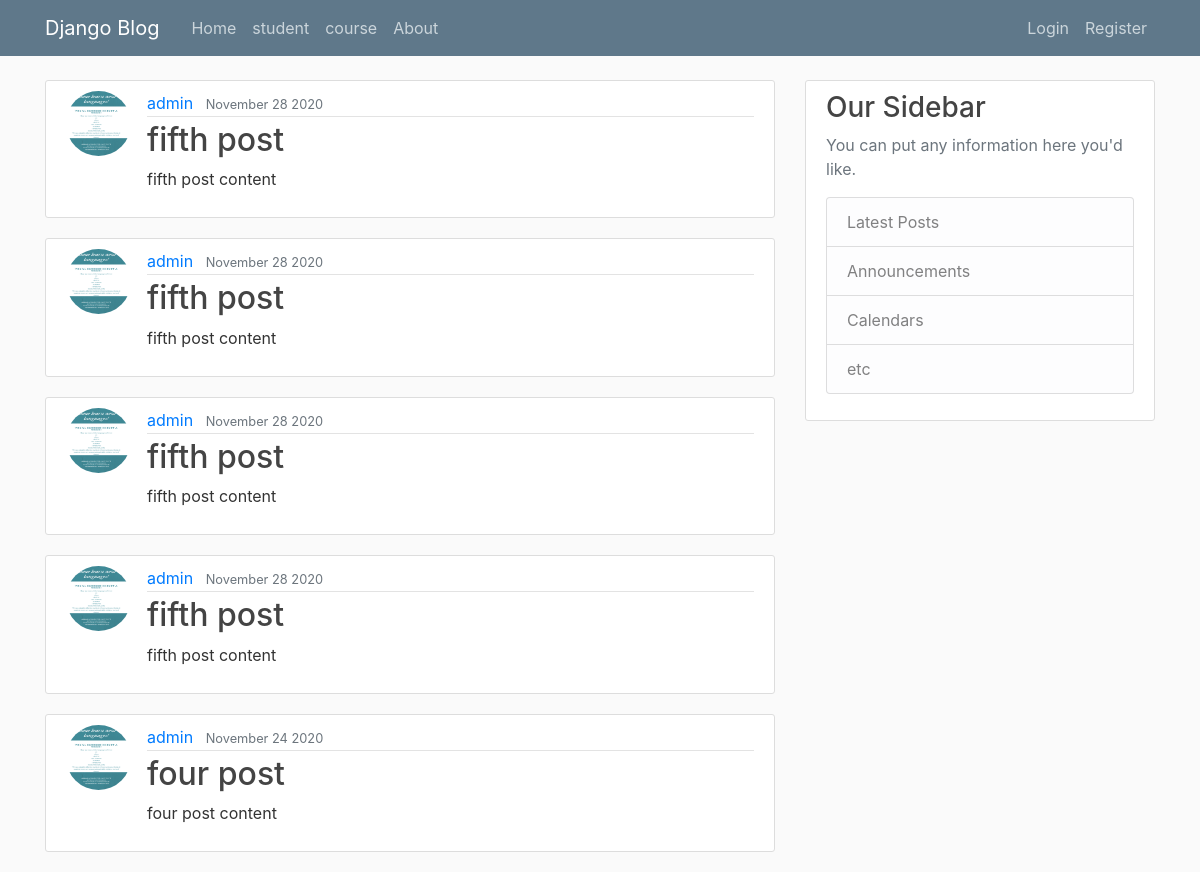
Page /blog/ on the earlier database version.
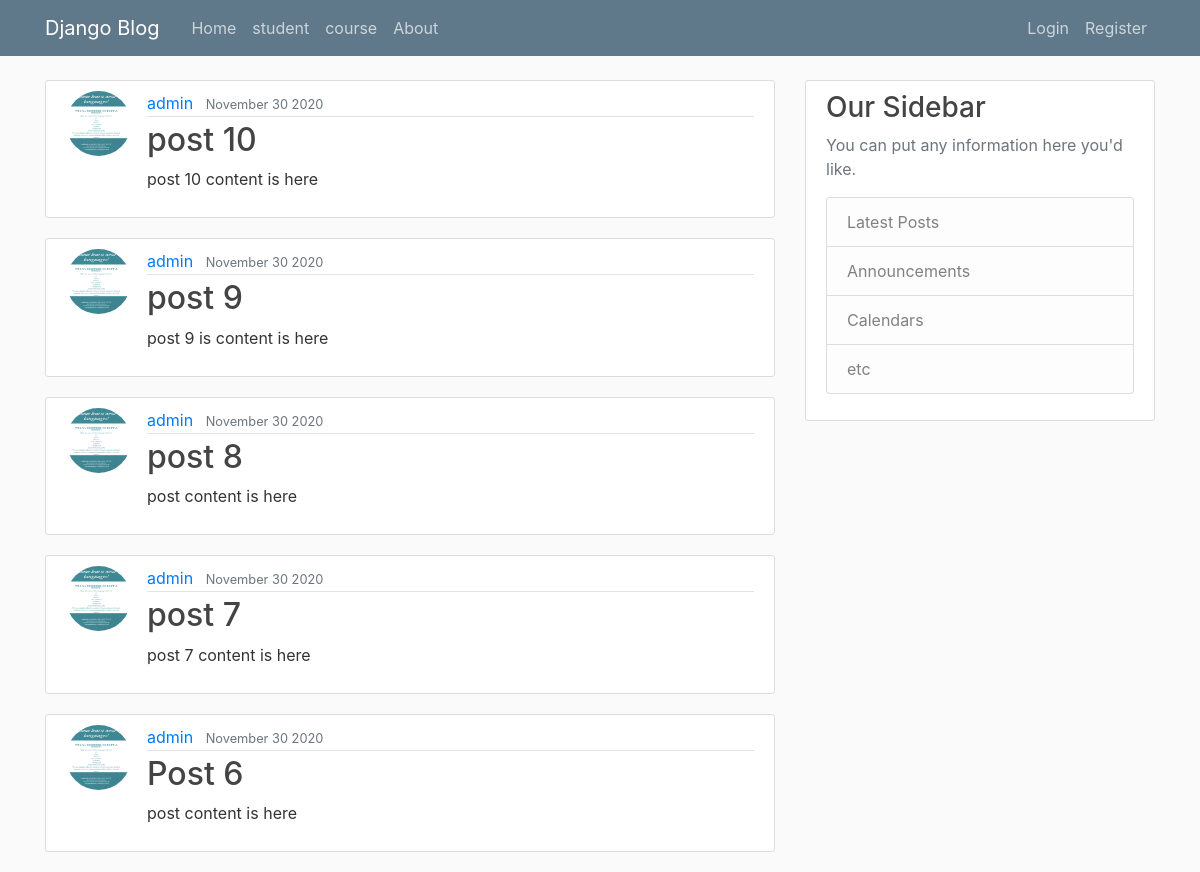
Same page on the later database version.
### blog/models.py (models this page shows, shortened)
class post(models.Model):
    title=models.CharField(max_length=64)
    content=models.TextField()
    date_posted=models.DateTimeField(default=timezone.now)
    author=models.ForeignKey(User,on_delete=models.CASCADE)

### users/models.py (models this page shows, shortened)
class profile(models.Model):
    user=models.OneToOneField(User,on_delete=models.CASCADE,related_name="profile")
    image=models.ImageField(default='default.jpg',upload_to='profile_pic')

### blog/views.py (the view)
# urls.py: path("",PostListView.as_view(), name="blog-home"),
class PostListView(ListView):
    model = post
    template_name = 'blog/home.html'
    context_object_name = 'posts'
    ordering = ['-date_posted']
    paginate_by = 5

### blog/templates/blog/home.html
{% extends "blog/layout.html" %}
{% block content %}
    {% for post in posts %}
      <article class="media content-section">
       <img class="rounded-circle article-img" src="{{ post.author.profile.image.url }}" alt="">
       <div class="media-body">
        <div class="article-metadata">
          <a class="mr-2" href="#">{{ post.author }}</a>
          <small class="text-muted">{{ post.date_posted |date:"F d Y" }}</small>
        </div>
        <h2><a class="article-title" href="{% url 'post-detail' post.id %}">{{ post.title }}</a></h2>
        <p class="article-content">{{ post.content }}</p>
      </div>
    </article>
    {% endfor %}
{% endblock %}

Differences in the rows shown:
no longer on this page (row unchanged): post: author.profile.image (picture), author "admin", date_posted "November 28 2020", title "fifth post", content "fifth post content"
no longer on this page (row unchanged): post: author.profile.image (picture), author "admin", date_posted "November 28 2020", title "fifth post", content "fifth post content"
no longer on this page (row unchanged): post: author.profile.image (picture), author "admin", date_posted "November 28 2020", title "fifth post", content "fifth post content"
no longer on this page (row unchanged): post: author.profile.image (picture), author "admin", date_posted "November 28 2020", title "fifth post", content "fifth post content"
no longer on this page (row unchanged): post: author.profile.image (picture), author "admin", date_posted "November 24 2020", title "four post", content "four post content"
added post: author.profile.image (picture), author "admin", date_posted "November 30 2020", title "post 10", content "post 10 content is here"
added post: author.profile.image (picture), author "admin", date_posted "November 30 2020", title "post 9", content "post 9 is content is here"
added post: author.profile.image (picture), author "admin", date_posted "November 30 2020", title "post 8", content "post content is here"
added post: author.profile.image (picture), author "admin", date_posted "November 30 2020", title "post 7", content "post 7 content is here"
added post: author.profile.image (picture), author "admin", date_posted "November 30 2020", title "Post 6", content "post content is here"
